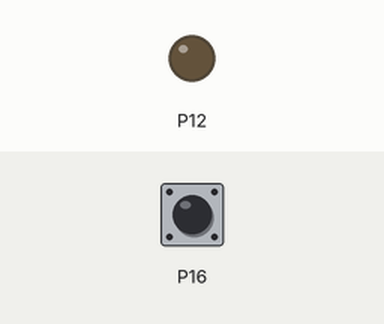
This program was run on a simulated BBC micro:bit (MakeCode). Parts: output pins drawn as LEDs (lit = HIGH). Inputs (shaded band) come from the test bench; at power-on: P16 HIGH.

Above: at 1.2 s.
1.3 s: P16 pulled LOW for 0.15 s
At 1.38 s:
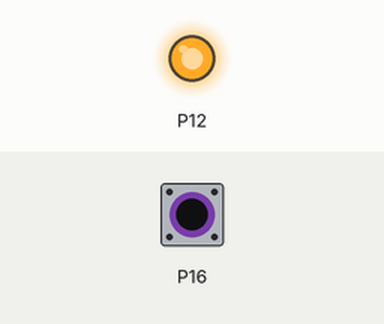
2.9 s: P16 pulled LOW for 3.2 s
At 7.0 s:
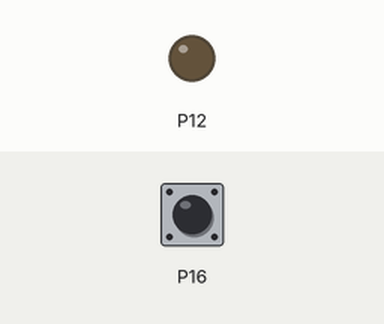
Timing chart, 0 to 8.5 s (numbered marks = the images above; inputs shaded):
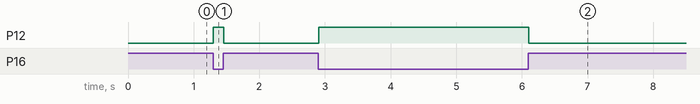

The program:

main.ts
```typescript
pins.setPull(DigitalPin.P16, PinPullMode.PullUp)
pins.digitalWritePin(DigitalPin.P12, 0)
basic.forever(function () {
    if (pins.digitalReadPin(DigitalPin.P16) == 0) {
        pins.digitalWritePin(DigitalPin.P12, 1)
    } else {
        pins.digitalWritePin(DigitalPin.P12, 0)
    }
})
```

test.ts
```typescript
// 在此处测试；当此软件包作为插件使用时，将不会编译此软件包。
```

Measured:
- after the input at 1.3 s, P12: LOW → HIGH at once, → LOW 0.16 s later
- after the input at 2.9 s, P12: LOW → HIGH at once, → LOW 3.2 s later
